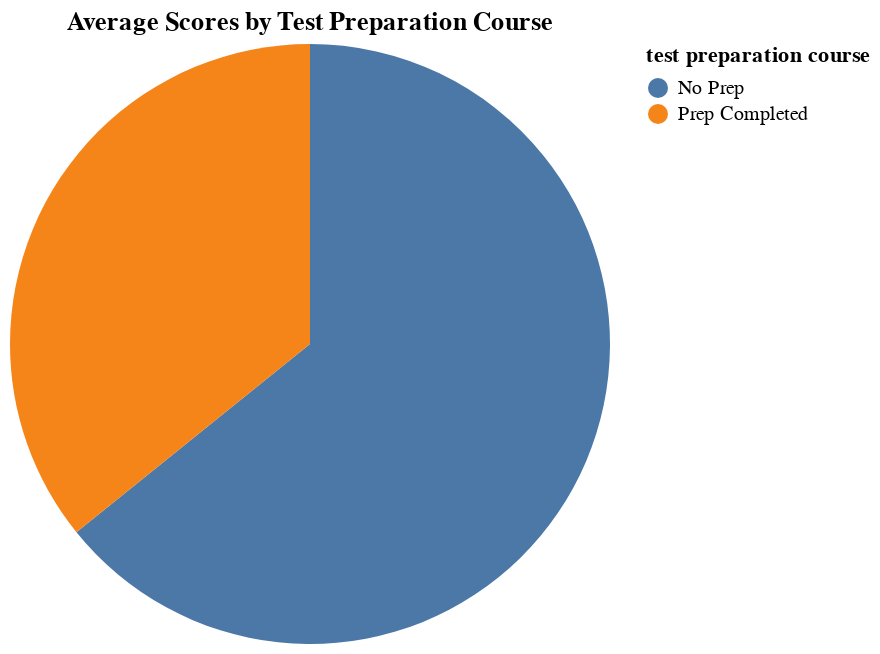

This figure's notebook cell:
### Markdown cell above
The interactive pie chart allows for a dynamic exploration of how test preparation impacts the distribution of grades.

**For 'A' Grade Students:** A higher percentage of students who achieved an 'A' grade had completed the test preparation course.

**For 'F' Grade Students:** Among students who received an 'F' grade, the vast majority had not taken the test preparation course.

### Code cell
df['test preparation course'] = df['test preparation course'].map({
    'none': 'No Prep',
    'completed': 'Prep Completed'
})

choose_selection = alt.selection_point(
    name='choose',
    fields=['grade'],
    bind=alt.binding_select(options=sorted(df['grade'].unique()), name='Select Grade')
)

alt.Chart(df).mark_arc().encode(
    theta=alt.Theta(field="grade", type="nominal", aggregate="count"),
    color=alt.Color(field="test preparation course", type="nominal"),
    tooltip=[
        alt.Tooltip(field="test preparation course", type="nominal"),
        alt.Tooltip(field="average score", type="quantitative", aggregate='mean'),
    ]
).add_params(
    choose_selection
).transform_filter(
    choose_selection
).properties(
    title="Average Scores by Test Preparation Course"
).interactive()

### Figure 1 — Vega-Lite specification as saved in the notebook (floating-point values rounded to 4 significant figures; data arrays with more than 128 entries replaced by an {"elided": "..."} marker saying what was removed)
{"config": {"view": {"continuousWidth": 300, "continuousHeight": 300}}, "data": {"name": "data-7030370838207d9050bf7ab653ace77e"}, "mark": {"type": "arc"}, "encoding": {"color": {"field": "test preparation course", "type": "nominal"}, "theta": {"aggregate": "count", "field": "grade", "type": "nominal"}, "tooltip": [{"field": "test preparation course", "type": "nominal"}, {"aggregate": "mean", "field": "average score", "type": "quantitative"}]}, "params": [{"name": "choose", "select": {"type": "point", "fields": ["grade"]}, "bind": {"input": "select", "options": ["A", "B", "C", "D", "F"], "name": "Select Grade"}}, {"name": "param_5", "select": {"type": "interval", "encodings": ["x", "y"]}, "bind": "scales"}], "title": "Average Scores by Test Preparation Course", "transform": [{"filter": {"param": "choose"}}], "$schema": "https://vega.github.io/schema/vega-lite/v5.20.1.json", "datasets": {"data-7030370838207d9050bf7ab653ace77e": {"elided": "1000 records"}}}
